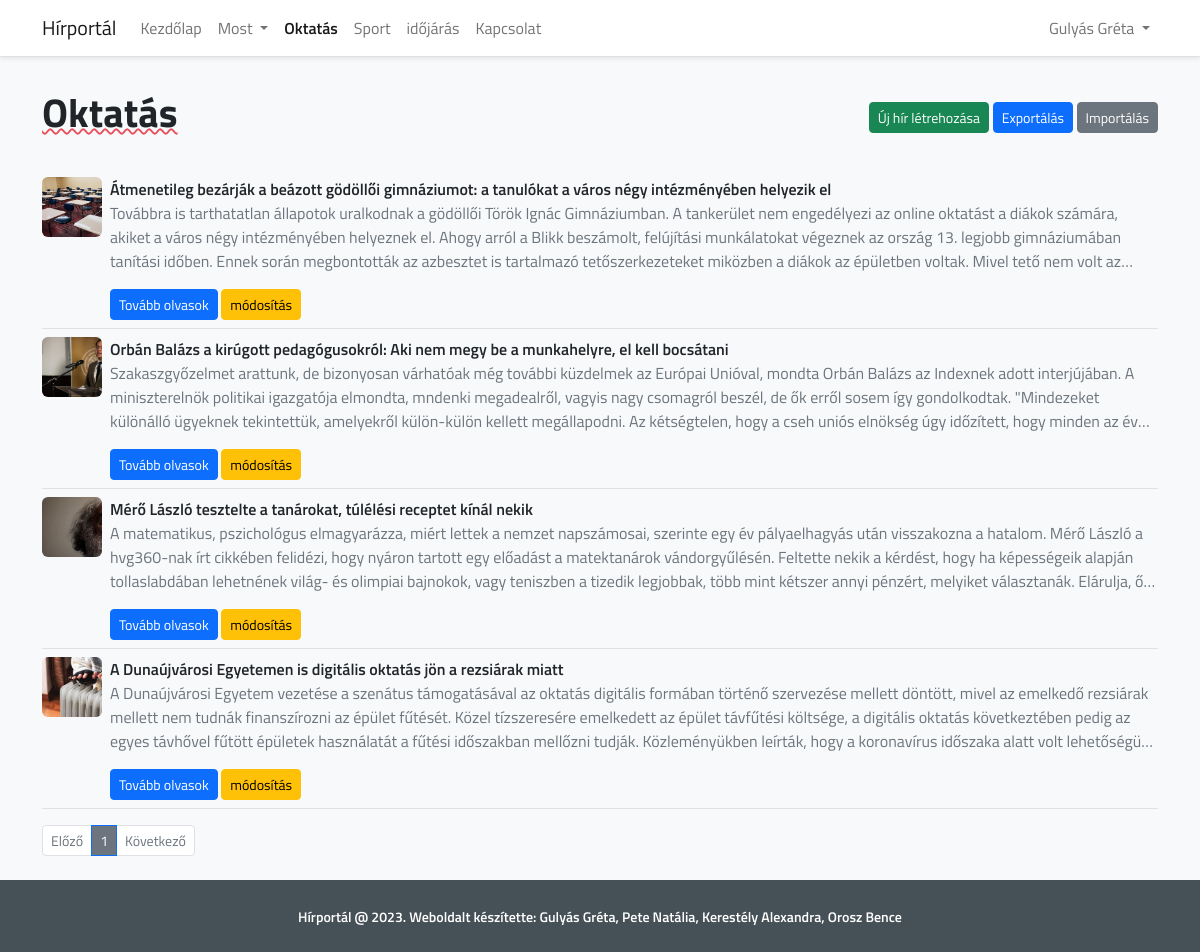
The page /oktatas (signed in) on the database its author committed.
### tables this page shows
CREATE TABLE `news` (
  `id` int(11) NOT NULL,
  `title` varchar(255) NOT NULL,
  `type` int(11) NOT NULL,
  `description` text NOT NULL,
  `image` varchar(255) NOT NULL,
  `created_at` datetime NOT NULL
);

### index.php (called while the page is built, shortened)
<?php
require_once('Route.php');
$route = new Route();
$route->add("/", "home.php",'Kezdőlap');
$route->add("/most/belfold", "belfold.php",'Belföld');
$route->add("/most/kulfold", "kulfold.php",'Külföld');
$route->add("/oktatas", "oktatas.php",'Oktatás');

### libs/User.php (called while the page is built, shortened)
<?php
require_once ('Role.php');
class User
{
    public static function me(){
        if(self::isLogged()){
            return $_SESSION['user_data'];
        }
        return null;
    }
    public static function isLogged(){
        if(isset($_SESSION["logged_in"]) && $_SESSION["logged_in"] === true){
            return true;
        }
        return false;
    }
    public static function can($permission){
        $user_role = self::me()['role_id'];
        foreach (Role::getRolePermission($user_role)['permissions'] as $item){
            if($permission == $item)
                return true;
        }
        return false;
    }
}

### libs/Role.php (called while the page is built)
<?php
class Role
{
    public static function getRolePermission($id){
        $sql = "SELECT
                    p.name
                FROM roles AS r
                INNER JOIN role_permissions AS rp
                ON r.id = rp.role_id
                INNER JOIN permissions AS p
                ON rp.permission_id = p.id WHERE r.id = ?";
        if($stmt = mysqli_prepare($GLOBALS['connection'], $sql)){
            mysqli_stmt_bind_param($stmt, "i", $id);
            if(mysqli_stmt_execute($stmt)){
                $array['role_id'] = $id;
                $array['permissions'] = [];
                mysqli_stmt_store_result($stmt);
                mysqli_stmt_bind_result($stmt, $permission);
                while (mysqli_stmt_fetch($stmt)) {
                    array_push($array['permissions'],$permission);
                }
                return $array;
            }
            else return null;
        }
        return null;
    }
}

### libs/News.php (called while the page is built, shortened)
<?php
class News
{
    public static $table = "news";
    public static function getNewsWithPaginate($items_per_page,$page,$type){
        if($page > 0 && $page <= News::paginateNumberOfPage($items_per_page,$type)){
            $page_first_result = ($page-1) * $items_per_page;
            if($type == -1){
                $sql = "SELECT * FROM ".News::$table." LIMIT " . $page_first_result . "," . $items_per_page;
            }
            else{
                $sql = "SELECT * FROM ".News::$table." WHERE type=".$type." LIMIT " . $page_first_result . "," . $items_per_page;
            }
            if($stmt = mysqli_prepare($GLOBALS['connection'], $sql)){
                if(mysqli_stmt_execute($stmt)){
                    $array = [];
                    mysqli_stmt_store_result($stmt);
                    mysqli_stmt_bind_result($stmt, $id, $title, $type, $description, $image,$created_at);
                    while (mysqli_stmt_fetch($stmt)) {
                        $data = [];
                        $data['id'] = $id;
                        $data['title'] = $title;
                        $data['description'] = $description;
                        $data['type'] = $type;
                        $data['image'] = $image;
                        $data['created_at'] = $created_at;
                        array_push($array,$data);
                    }
                    return $array;
                }
                else return null;
            }
            else return null;
        }
        else return null;
    }
    public static function paginateNumberOfPage($items_per_page,$type){
        if($type == -1){
            $query = "SELECT * FROM ".News::$table;
        }
        else{
            $query = "SELECT * FROM ".News::$table." WHERE type=".$type;
        }
        $result = mysqli_query($GLOBALS['connection'], $query);
        $number_of_result = mysqli_num_rows($result);
        return ceil ($number_of_result / $items_per_page);
    }
}

### pages/oktatas.php (the view, shortened to what this page needs)
<?php
require_once ('libs/News.php');
$current_page = 1;
$items_per_page = 5;
$type = 3;
$items = News::getNewsWithPaginate($items_per_page,$current_page,$type);
?>
<div class="container py-2">
    <div class="d-flex flex-nowrap justify-content-between align-items-center py-4">
        <h1 class="fw-bold">Oktatás</h1>
        <?php if(User::isLogged() && User::can('Hírek szerkesztése')):?>
        <div class="actions">
            <a class="btn btn-success btn-sm" href="<?php echo Route::getRoute('/news/create')?>">Új hír létrehozása</a>
            <form class="form-horizontal d-inline-block" action="<?php echo BASE_URL.'/CsvFunctions.php'?>" method="post" name="upload_excel"
                  enctype="multipart/form-data">
                <div class="form-group">
                    <div class="col-md-4 col-md-offset-4">
                        <input type="submit" name="export" class="btn btn-primary btn-sm" value="Exportálás"/>
                    </div>
                </div>
            </form>
            <button type="button" class="btn btn-sm btn-secondary" data-bs-toggle="modal" data-bs-target="#import-csv">
                Importálás
            </button>
        </div>
        <?php endif; ?>
    </div>
    <div class="product-content">
        <div class="row">
            <div class="col-12">
                <div class="row">
                    <?php if(!empty($items)): ?>
                        <?php foreach ($items as $item): ?>
                            <div class="col-12">
                                <div class="product-item border-bottom py-2 d-flex flex-row justify-content-between">
                                    <div class="item-description d-flex flex-row flex-nowrap">
                                        <div class="rounded me-2"
                                            style="background: url(<?php echo './public/images/news/'.$item['image']?>);
                                                    background-size: cover;
                                                    min-width: 60px!important;
                                                    height: 60px;"
                                        ></div>
                                        <div class="">
                                            <p class="fw-semibold mb-0"><?php echo $item['title']?></p>
                                            <p class="text-muted news-description"><?php echo $item['description']?></p>
                                            <a class="btn btn-primary btn-sm" href="<?php echo Route::getRoute('/news/'.$item['id'].'/show')?>">Tovább olvasok</a>
                                            <?php if(User::isLogged() && User::can('Hírek szerkesztése')):?>
                                                <a class="btn btn-warning btn-sm" href="<?php echo Route::getRoute('/news/'.$item['id'].'/update')?>">módosítás</a>
                                            <?php endif;?>
                                        </div>
                                    </div>
                                </div>
                            </div>
                        <?php endforeach;
                    else: ?>
                        <div>Nem található hír.</div>
                    <?php endif;?>
                </div>
                <div class="tab-content mt-3" id="myTabContent">
                    <div class="tab-pane show active" id="home" role="tabpanel" aria-labelledby="home-tab">
                        <nav aria-label="Lapozás">
                            <ul class="pagination pagination-sm">
                                <?php
                                $param['type'] = ($type != -1) ? '&type='.$type : '';
                                ?>
                                <li class="page-item <?php if($current_page == 1) echo 'disabled'?>">
                                    <a class="page-link text-secondary" href="<?php echo Route::getRoute('/news').'?page='.($current_page-1).$param['type']?>">Előző</a>
                                </li>
                                <?php for($page = 1; $page <= News::paginateNumberOfPage($items_per_page,$type); $page++): ?>
                                    <?php
                                    $param['page'] = 'page='.$page;
                                    ?>
                                    <li class="page-item <?php if($page == $current_page) echo 'active'?>">
                                        <a class="page-link <?php echo ($page == $current_page) ? 'bg-secondary text-white' : 'text-secondary' ?>" href="<?php echo Route::getRoute('/news').'?'.$param['page'].$param['type']?>"><?php echo $page ?></a>
                                    </li>
                                <?php endfor; ?>
                                <li class="page-item <?php if($current_page >= News::paginateNumberOfPage($items_per_page,$type)) echo 'disabled'?>">
                                    <a class="page-link text-secondary" href="<?php echo Route::getRoute('/news').'?page='.($current_page+1).$param['type']?>" tabindex="-1" aria-disabled="true">Következő</a>
                                </li>
                            </ul>
                        </nav>
                    </div>
                </div>
            </div>
        </div>
    </div>
</div>

### pages/layouts/app.php (shortened to what this page needs)
<?php
    require PATH . '/libs/User.php';
    $links = [
        [
            'link' => '/',
            'type' => 'simple',
            'name' => 'Kezdőlap'
        ],
        [
            'link' => '/most',
            'type' => 'submenu',
            'name' => 'Most',
            'items' => [
                [
                    'link' => '/most/belfold',
                    'name' => 'Belföld'
                ],
                [
                    'link' => '/most/kulfold',
                    'name' => 'Külföld'
                ],
            ]
        ],
        [
            'link' => '/oktatas',
            'type' => 'simple',
            'name' => 'Oktatás'
        ],
        [
            'link' => '/sport',
            'type' => 'simple',
            'name' => 'Sport'
        ],
        [
            'link' => '/idojaras',
            'type' => 'simple',
            'name' => 'időjárás'
        ],
        [
            'link' => '/kapcsolat',
            'type' => 'simple',
            'name' => 'Kapcsolat'
        ],
    ];
?>
<!DOCTYPE html>
<html lang="en">
<head>
    <link href="https://cdnjs.cloudflare.com/ajax/libs/font-awesome/4.4.0/css/font-awesome.min.css" rel='stylesheet' type='text/css'>
    <link href="https://cdn.jsdelivr.net/npm/bootstrap@5.2.0-beta1/dist/css/bootstrap.min.css" rel="stylesheet">
    <link rel="stylesheet" href="<?php echo BASE_URL.'/public/css/app.css'?>">
    <link rel="stylesheet" href="https://cdnjs.cloudflare.com/ajax/libs/font-awesome/6.1.1/css/all.min.css">
</head>
<body id="app-layout">
    <nav class="navbar navbar-expand-lg bg-white border-bottom shadow-sm">
        <div class="container">
            <a class="navbar-brand" href="<?php echo BASE_URL?>">
                <?php echo APP_NAME ?>
            </a>
            <div class="collapse navbar-collapse" id="navbarSupportedContent">
                <ul class="main-nav navbar-nav me-auto mb-2 mb-lg-0">
                    <?php foreach ($links as $item): ?>
                        <?php if($item['type'] == 'simple'):?>
                            <li class="nav-item">
                                <a class="nav-link <?php ob_start(); echo (Route::currentRoute() == Route::getRoute($item['link'])) ? 'active' : ''?>" href="<?php echo Route::getRoute($item['link'])?>"><?php echo $item['name']?></a>
                            </li>
                        <?php else:?>
                            <li class="nav-item dropdown">
                                <a class="nav-link dropdown-toggle" href="#" id="navbarDropdown" role="button" data-bs-toggle="dropdown" aria-expanded="false">
                                    <?php echo $item['name']?>
                                </a>
                            </li>
                        <?php endif;?>
                    <?php endforeach;?>
                </ul>
                <ul class="navbar-nav ms-auto">
                    <?php if(User::isLogged()): ?>
                        <li class="nav-item dropdown">
                            <a class="nav-link dropdown-toggle" href="#" id="navbarDropdown" role="button" data-bs-toggle="dropdown" aria-expanded="false">
                                <?php echo User::me()['first_name'] .' '. User::me()['last_name']?>
                            </a>
                        </li>
                    <?php endif; ?>
                </ul>
            </div>
        </div>
    </nav>
    <main class="bg-light">
        <?php include($childView); ?>
    </main>
    <footer class="py-4">
        <div class="container">
            <p class="text-center m-0">
                <small class="text-white fw-semibold">Hírportál @ <?php echo date("Y"); ?>. Weboldalt készítette: Gulyás Gréta, Pete Natália, Kerestély Alexandra, Orosz Bence</small>
            </p>
        </div>
    </footer>
</body>
</html>

### public/css/app.css (style rules this page uses)
.news-description { display: -webkit-box; -webkit-line-clamp: 3; -webkit-box-orient: vertical; overflow: hidden; text-overflow: ellipsis; }
.main-nav .nav-item .nav-link.active { font-weight: 600; }
footer { background-color: #465157!important; }
h1 { text-decoration: #e8505b; text-decoration-style: wavy; text-decoration-line: underline; text-decoration-thickness: 2px; }

### pages/layouts/app.php (style rules this page uses)
body { font-family: 'Titillium Web'; }

### rows shown on the page
news: image (picture), title "Átmenetileg bezárják a beázott gödöllői gimnáziumot: a tanulókat a város négy intézményében helyezik el", description "Továbbra is tarthatatlan állapotok uralkodnak a gödöllői Török Ignác Gimnáziumban. A tankerület nem engedélyezi az online oktatást a diákok számára, akiket a város négy intézményében helyeznek el. Ahogy arról a Blikk beszámolt, felújítási munkálatokat végeznek az ország 13. legjobb gimnáziumában tanítási időben. Ennek során megbontották az azbesztet is tartalmazó tetőszerkezeteket miközben a diákok az épületben voltak. Mivel tető nem volt…"
news: image (picture), title "Orbán Balázs a kirúgott pedagógusokról: Aki nem megy be a munkahelyre, el kell bocsátani", description "Szakaszgyőzelmet arattunk, de bizonyosan várhatóak még további küzdelmek az Európai Unióval, mondta Orbán Balázs az Indexnek adott interjújában. A miniszterelnök politikai igazgatója elmondta, mndenki megadealről, vagyis nagy csomagról beszél, de ők erről sosem így gondolkodtak. \"Mindezeket különálló ügyeknek tekintettük, amelyekről külön-külön kellett megállapodni. Az kétségtelen, hogy a cseh uniós elnökség úgy időzített, hogy minden az…"
news: image (picture), title "Mérő László tesztelte a tanárokat, túlélési receptet kínál nekik", description "A matematikus, pszichológus elmagyarázza, miért lettek a nemzet napszámosai, szerinte egy év pályaelhagyás után visszakozna a hatalom. Mérő László a hvg360-nak írt cikkében felidézi, hogy nyáron tartott egy előadást a matektanárok vándorgyűlésén. Feltette nekik a kérdést, hogy ha képességeik alapján tollaslabdában lehetnének világ- és olimpiai bajnokok, vagy teniszben a tizedik legjobbak, több mint kétszer annyi pénzért, melyiket választanák. Elárulja,…"
news: image (picture), title "A Dunaújvárosi Egyetemen is digitális oktatás jön a rezsiárak miatt", description "A Dunaújvárosi Egyetem vezetése a szenátus támogatásával az oktatás digitális formában történő szervezése mellett döntött, mivel az emelkedő rezsiárak mellett nem tudnák finanszírozni az épület fűtését. Közel tízszeresére emelkedett az épület távfűtési költsége, a digitális oktatás következtében pedig az egyes távhővel fűtött épületek használatát a fűtési időszakban mellőzni tudják. Közleményükben leírták, hogy a koronavírus időszaka alatt volt…"

### other values the page prints
APP_NAME "Hírportál"
$item['name'] "Kezdőlap"
$item['name'] "Most"
$item['name'] "Oktatás"
$item['name'] "Sport"
$item['name'] "időjárás"
$item['name'] "Kapcsolat"
